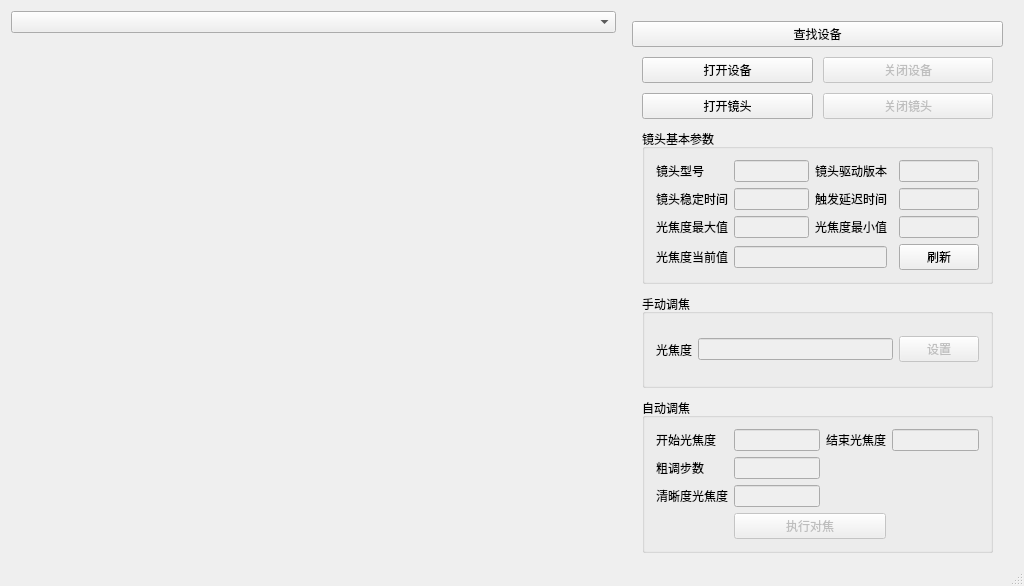
<?xml version="1.0" encoding="UTF-8"?>
<ui version="4.0">
 <class>MainWindow</class>
 <widget class="QMainWindow" name="MainWindow">
  <property name="geometry">
   <rect>
    <x>0</x>
    <y>0</y>
    <width>1024</width>
    <height>586</height>
   </rect>
  </property>
  <property name="minimumSize">
   <size>
    <width>1024</width>
    <height>586</height>
   </size>
  </property>
  <property name="windowTitle">
   <string>AutoFocus</string>
  </property>
  <widget class="QWidget" name="centralWidget">
   <layout class="QHBoxLayout" name="horizontalLayout" stretch="10,1">
    <item>
     <layout class="QVBoxLayout" name="verticalLayout_2" stretch="1,10">
      <item>
       <widget class="QComboBox" name="ComboDevices"/>
      </item>
      <item>
       <widget class="QWidget" name="widgetDisplay" native="true"/>
      </item>
     </layout>
    </item>
    <item>
     <layout class="QVBoxLayout" name="verticalLayout" stretch="1,0">
      <property name="spacing">
       <number>10</number>
      </property>
      <property name="leftMargin">
       <number>10</number>
      </property>
      <property name="topMargin">
       <number>10</number>
      </property>
      <property name="rightMargin">
       <number>10</number>
      </property>
      <item>
       <widget class="QPushButton" name="bnEnum">
        <property name="text">
         <string>查找设备</string>
        </property>
       </widget>
      </item>
      <item>
       <layout class="QGridLayout" name="gridLayout">
        <property name="leftMargin">
         <number>10</number>
        </property>
        <property name="rightMargin">
         <number>10</number>
        </property>
        <property name="bottomMargin">
         <number>0</number>
        </property>
        <property name="spacing">
         <number>10</number>
        </property>
        <item row="0" column="2" colspan="2">
         <widget class="QPushButton" name="bnClose">
          <property name="enabled">
           <bool>false</bool>
          </property>
          <property name="text">
           <string>关闭设备</string>
          </property>
         </widget>
        </item>
        <item row="1" column="0" colspan="2">
         <widget class="QPushButton" name="bnOpenLiquidLens">
          <property name="text">
           <string>打开镜头</string>
          </property>
         </widget>
        </item>
        <item row="1" column="2" colspan="2">
         <widget class="QPushButton" name="bnCloseLiquidLens">
          <property name="enabled">
           <bool>false</bool>
          </property>
          <property name="text">
           <string>关闭镜头</string>
          </property>
         </widget>
        </item>
        <item row="5" column="0" colspan="4">
         <widget class="QGroupBox" name="groupBoxManual">
          <property name="title">
           <string>手动调焦</string>
          </property>
          <layout class="QHBoxLayout" name="horizontalLayout_2">
           <item>
            <widget class="QLabel" name="lFocalPower">
             <property name="text">
              <string>光焦度</string>
             </property>
            </widget>
           </item>
           <item>
            <widget class="QLineEdit" name="tblFocalPower">
             <property name="enabled">
              <bool>false</bool>
             </property>
            </widget>
           </item>
           <item>
            <widget class="QPushButton" name="bnSetFocalPower">
             <property name="enabled">
              <bool>false</bool>
             </property>
             <property name="text">
              <string>设置</string>
             </property>
            </widget>
           </item>
          </layout>
         </widget>
        </item>
        <item row="2" column="0" colspan="4">
         <widget class="QGroupBox" name="groupBoxLensInfo">
          <property name="title">
           <string>镜头基本参数</string>
          </property>
          <layout class="QGridLayout" name="gridLayout_3">
           <item row="0" column="0">
            <widget class="QLabel" name="lLensModel">
             <property name="text">
              <string>镜头型号</string>
             </property>
            </widget>
           </item>
           <item row="0" column="2" colspan="2">
            <widget class="QLabel" name="lLensFirmware">
             <property name="text">
              <string>镜头驱动版本</string>
             </property>
            </widget>
           </item>
           <item row="1" column="2" colspan="2">
            <widget class="QLabel" name="lLensTriggerDelayTime">
             <property name="text">
              <string>触发延迟时间</string>
             </property>
            </widget>
           </item>
           <item row="1" column="4">
            <widget class="QLineEdit" name="tbLensTriggerDelayTime">
             <property name="enabled">
              <bool>false</bool>
             </property>
            </widget>
           </item>
           <item row="2" column="0">
            <widget class="QLabel" name="lFocalPowerMax">
             <property name="text">
              <string>光焦度最大值</string>
             </property>
            </widget>
           </item>
           <item row="1" column="1">
            <widget class="QLineEdit" name="tbLensStableTime">
             <property name="enabled">
              <bool>false</bool>
             </property>
            </widget>
           </item>
           <item row="0" column="1">
            <widget class="QLineEdit" name="tbLensModel">
             <property name="enabled">
              <bool>false</bool>
             </property>
             <property name="minimumSize">
              <size>
               <width>75</width>
               <height>0</height>
              </size>
             </property>
            </widget>
           </item>
           <item row="0" column="4">
            <widget class="QLineEdit" name="tbLensFirmware">
             <property name="enabled">
              <bool>false</bool>
             </property>
            </widget>
           </item>
           <item row="1" column="0">
            <widget class="QLabel" name="lLensStableTime">
             <property name="text">
              <string>镜头稳定时间</string>
             </property>
            </widget>
           </item>
           <item row="2" column="1">
            <widget class="QLineEdit" name="tbFocalPowerMax">
             <property name="enabled">
              <bool>false</bool>
             </property>
            </widget>
           </item>
           <item row="2" column="2">
            <widget class="QLabel" name="lFocalPowerMin">
             <property name="text">
              <string>光焦度最小值</string>
             </property>
            </widget>
           </item>
           <item row="3" column="0">
            <widget class="QLabel" name="lFocalPowerCurrent">
             <property name="text">
              <string>光焦度当前值</string>
             </property>
            </widget>
           </item>
           <item row="3" column="4">
            <widget class="QPushButton" name="bnRefresh">
             <property name="text">
              <string>刷新</string>
             </property>
            </widget>
           </item>
           <item row="2" column="4">
            <widget class="QLineEdit" name="tbFocalPowerMin">
             <property name="enabled">
              <bool>false</bool>
             </property>
             <property name="minimumSize">
              <size>
               <width>75</width>
               <height>0</height>
              </size>
             </property>
            </widget>
           </item>
           <item row="3" column="1" colspan="2">
            <widget class="QLineEdit" name="tblFocalPowerCurrent">
             <property name="enabled">
              <bool>false</bool>
             </property>
            </widget>
           </item>
          </layout>
         </widget>
        </item>
        <item row="0" column="0" colspan="2">
         <widget class="QPushButton" name="bnOpen">
          <property name="text">
           <string>打开设备</string>
          </property>
         </widget>
        </item>
        <item row="6" column="0" colspan="4">
         <widget class="QGroupBox" name="groupBoxAutoFocus">
          <property name="title">
           <string>自动调焦</string>
          </property>
          <layout class="QGridLayout" name="gridLayout_2">
           <item row="0" column="0">
            <widget class="QLabel" name="lStartFocalPower">
             <property name="text">
              <string>开始光焦度</string>
             </property>
            </widget>
           </item>
           <item row="1" column="1">
            <widget class="QLineEdit" name="tbCoarseStep">
             <property name="enabled">
              <bool>false</bool>
             </property>
            </widget>
           </item>
           <item row="1" column="0">
            <widget class="QLabel" name="lCoarseStep">
             <property name="text">
              <string>粗调步数</string>
             </property>
            </widget>
           </item>
           <item row="0" column="1">
            <widget class="QLineEdit" name="tbStartFocalPower">
             <property name="enabled">
              <bool>false</bool>
             </property>
            </widget>
           </item>
           <item row="0" column="3">
            <widget class="QLineEdit" name="tbEndFocalPower">
             <property name="enabled">
              <bool>false</bool>
             </property>
            </widget>
           </item>
           <item row="0" column="2">
            <widget class="QLabel" name="lEndFocalPower">
             <property name="text">
              <string>结束光焦度</string>
             </property>
            </widget>
           </item>
           <item row="2" column="0">
            <widget class="QLabel" name="lResultFP">
             <property name="text">
              <string>清晰度光焦度</string>
             </property>
            </widget>
           </item>
           <item row="3" column="1" colspan="2">
            <widget class="QPushButton" name="bnExeAutoFocus">
             <property name="enabled">
              <bool>false</bool>
             </property>
             <property name="text">
              <string>执行对焦</string>
             </property>
            </widget>
           </item>
           <item row="2" column="1">
            <widget class="QLineEdit" name="tblResultFP">
             <property name="enabled">
              <bool>false</bool>
             </property>
            </widget>
           </item>
          </layout>
         </widget>
        </item>
       </layout>
      </item>
     </layout>
    </item>
   </layout>
  </widget>
  <widget class="QStatusBar" name="statusBar"/>
 </widget>
 <layoutdefault spacing="6" margin="11"/>
 <tabstops>
  <tabstop>bnEnum</tabstop>
  <tabstop>ComboDevices</tabstop>
  <tabstop>bnOpen</tabstop>
 </tabstops>
 <resources/>
 <connections/>
</ui>
